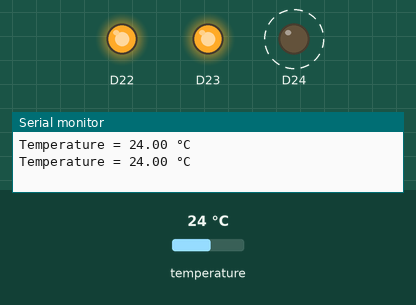
This sketch was run on a simulated Arduino Nano 33 BLE. Shown: output pins drawn as LEDs (lit = HIGH), the last lines printed to the serial monitor. Dashed ring = blinking. The inputs (shaded band) are chosen by the test bench; at power-on: temperature 24 °C.

Above: at 2.8 s.
2.9 s: temperature set to 27.2 °C
6.4 s: temperature set to 28.5 °C
At 9.8 s:
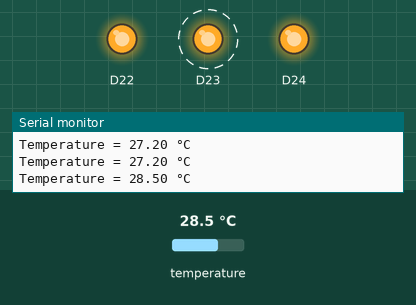
12.4 s: temperature set to 29.4 °C
15.9 s: temperature set to 30.6 °C
At 16.8 s:
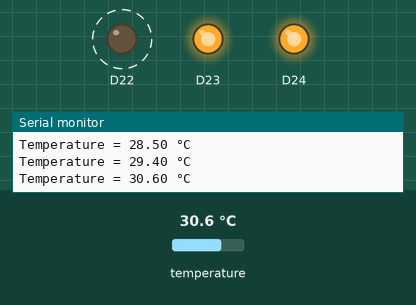
21.9 s: temperature set to 12 °C
At 23.8 s:
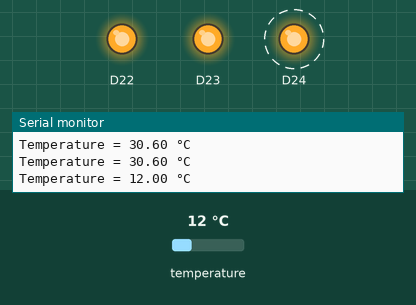
27.9 s: temperature set to 28 °C
At 28.6 s:
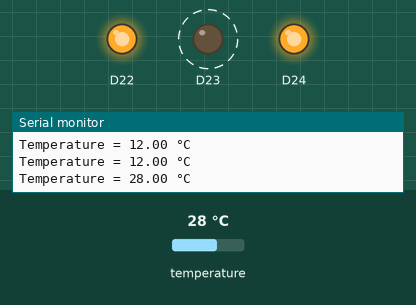
Timing chart, 0 to 34.9 s (numbered marks = the images above; inputs shaded):
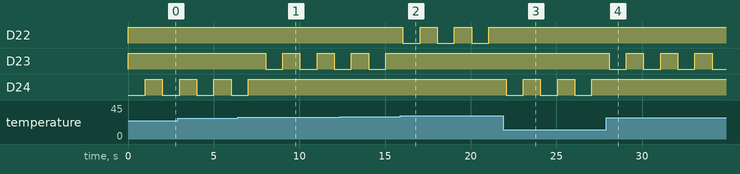

Measured:
- the behaviour switches between 27.9 and 28 °C on temperature (found by bisection; images 0 and 1)
- the behaviour switches between 30 and 30.1 °C on temperature (found by bisection; images 1 and 2)
- after the input at 6.4 s, D23: alternates HIGH for 1.0 s and LOW for 1.0 s, starting after 1.6 s; D24: goes on until 7.0 s, then stays HIGH
- after the input at 15.9 s, D22: alternates HIGH for 1.0 s and LOW for 1.0 s, starting after 0.15 s; D23: stops changing and stays HIGH
- after the input at 21.9 s, D22: stops changing and stays HIGH; D24: alternates HIGH for 1.0 s and LOW for 1.0 s, starting after 0.16 s
- after the input at 27.9 s, D23: alternates HIGH for 1.0 s and LOW for 1.0 s, starting after 0.18 s; D24: stops changing and stays HIGH
- by itself, D24: alternates HIGH for 1.0 s and LOW for 1.0 s

The sketch:

blink_temperature.ino
```cpp
#include <Arduino_HTS221.h>

void setup() {
  Serial.begin(9600);
  while (!Serial);

  if (!HTS.begin()) {
    Serial.println("Failed to initialize temperature sensor!");
    while (1);
  }

  // Pins for the built-in RGB LEDs on the Arduino Nano 33 BLE Sense
  pinMode(LEDR, OUTPUT);
  pinMode(LEDG, OUTPUT);
  pinMode(LEDB, OUTPUT);

  // Note: The RGB LEDs are ON when the pin is LOW and off when HIGH.
  digitalWrite(LEDR, HIGH);
  digitalWrite(LEDG, HIGH);
  digitalWrite(LEDB, HIGH);
}
void loop() {
  float temperature = HTS.readTemperature();

  // Define a temperatura maxima na variação da temperatura ambiente

  const float high_temperature = 30.00;

  // Define a temperatura mínima na variação da temperatura ambiente

  const float low_temperature = 28.00;

  // print each of the sensor values
  Serial.print("Temperature = ");
  Serial.print(temperature);
  Serial.println(" °C");

  // Se ele estiver dentro do intervalo definido como a temperatura ambiente, então ele pisca o led verde

  if((temperature >= low_temperature) && (temperature <= high_temperature)) {
    digitalWrite(LEDG, LOW);
    delay(1000);
    digitalWrite(LEDG, HIGH);
    delay(1000);
  }

  // Se a temperatura atual estiver acima da temperatura ambiente, então ele pisca o led vermelho

  if(temperature > high_temperature) {
    digitalWrite(LEDR, LOW);
    delay(1000);
    digitalWrite(LEDR, HIGH);
    delay(1000);
  }

  // Se a temperatura atual estiver abaixo da temperatura ambiente, então ele pisca o led azul

  if(temperature < low_temperature) {
    digitalWrite(LEDB, LOW);
    delay(1000);
    digitalWrite(LEDB, HIGH);
    delay(1000);
  }

  // print an empty line
  Serial.println();

}
```
